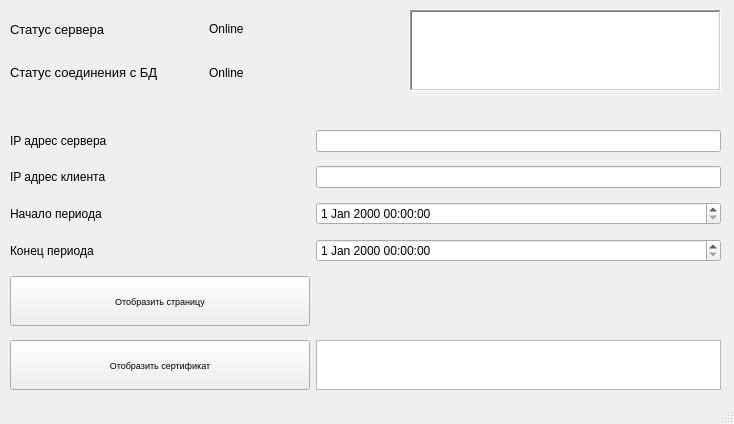
<?xml version="1.0" encoding="UTF-8"?>
<ui version="4.0">
 <class>MainWindow</class>
 <widget class="QMainWindow" name="MainWindow">
  <property name="geometry">
   <rect>
    <x>0</x>
    <y>0</y>
    <width>734</width>
    <height>424</height>
   </rect>
  </property>
  <property name="sizePolicy">
   <sizepolicy hsizetype="Fixed" vsizetype="Fixed">
    <horstretch>0</horstretch>
    <verstretch>0</verstretch>
   </sizepolicy>
  </property>
  <property name="minimumSize">
   <size>
    <width>734</width>
    <height>424</height>
   </size>
  </property>
  <property name="maximumSize">
   <size>
    <width>734</width>
    <height>424</height>
   </size>
  </property>
  <property name="baseSize">
   <size>
    <width>734</width>
    <height>424</height>
   </size>
  </property>
  <property name="windowTitle">
   <string>Пуль управления</string>
  </property>
  <property name="toolButtonStyle">
   <enum>Qt::ToolButtonTextBesideIcon</enum>
  </property>
  <widget class="QWidget" name="centralwidget">
   <widget class="QWidget" name="gridLayoutWidget">
    <property name="geometry">
     <rect>
      <x>10</x>
      <y>122</y>
      <width>711</width>
      <height>281</height>
     </rect>
    </property>
    <layout class="QGridLayout" name="gridLayout">
     <item row="2" column="1">
      <widget class="QDateTimeEdit" name="begin_date"/>
     </item>
     <item row="2" column="0">
      <widget class="QLabel" name="label_5">
       <property name="text">
        <string>Начало периода</string>
       </property>
      </widget>
     </item>
     <item row="3" column="1">
      <widget class="QDateTimeEdit" name="end_date"/>
     </item>
     <item row="4" column="0">
      <widget class="QPushButton" name="browse_html">
       <property name="sizePolicy">
        <sizepolicy hsizetype="Fixed" vsizetype="Fixed">
         <horstretch>0</horstretch>
         <verstretch>0</verstretch>
        </sizepolicy>
       </property>
       <property name="minimumSize">
        <size>
         <width>300</width>
         <height>50</height>
        </size>
       </property>
       <property name="font">
        <font>
         <pointsize>7</pointsize>
        </font>
       </property>
       <property name="text">
        <string>Отобразить страницу</string>
       </property>
      </widget>
     </item>
     <item row="3" column="0">
      <widget class="QLabel" name="label_6">
       <property name="text">
        <string>Конец периода</string>
       </property>
      </widget>
     </item>
     <item row="7" column="1">
      <widget class="QTextBrowser" name="cert_status">
       <property name="maximumSize">
        <size>
         <width>600</width>
         <height>50</height>
        </size>
       </property>
      </widget>
     </item>
     <item row="1" column="0">
      <widget class="QLabel" name="label_3">
       <property name="maximumSize">
        <size>
         <width>300</width>
         <height>50</height>
        </size>
       </property>
       <property name="text">
        <string>IP адрес клиента</string>
       </property>
      </widget>
     </item>
     <item row="7" column="0">
      <widget class="QPushButton" name="browse_cert">
       <property name="minimumSize">
        <size>
         <width>300</width>
         <height>50</height>
        </size>
       </property>
       <property name="font">
        <font>
         <pointsize>7</pointsize>
        </font>
       </property>
       <property name="text">
        <string>Отобразить сертификат</string>
       </property>
      </widget>
     </item>
     <item row="1" column="1">
      <widget class="QLineEdit" name="client_ip"/>
     </item>
     <item row="0" column="0">
      <widget class="QLabel" name="label_8">
       <property name="maximumSize">
        <size>
         <width>300</width>
         <height>20</height>
        </size>
       </property>
       <property name="text">
        <string>IP адрес сервера</string>
       </property>
      </widget>
     </item>
     <item row="0" column="1">
      <widget class="QLineEdit" name="server_ip"/>
     </item>
    </layout>
   </widget>
   <widget class="QWidget" name="gridLayoutWidget_2">
    <property name="geometry">
     <rect>
      <x>10</x>
      <y>10</y>
      <width>391</width>
      <height>81</height>
     </rect>
    </property>
    <layout class="QGridLayout" name="gridLayout_4">
     <item row="0" column="1">
      <widget class="QLabel" name="inter_status">
       <property name="text">
        <string>Online</string>
       </property>
      </widget>
     </item>
     <item row="0" column="0">
      <widget class="QLabel" name="label">
       <property name="font">
        <font>
         <pointsize>10</pointsize>
        </font>
       </property>
       <property name="text">
        <string>Статус сервера</string>
       </property>
      </widget>
     </item>
     <item row="1" column="0">
      <widget class="QLabel" name="label_4">
       <property name="font">
        <font>
         <pointsize>10</pointsize>
        </font>
       </property>
       <property name="text">
        <string>Статус соединения с БД</string>
       </property>
      </widget>
     </item>
     <item row="1" column="1">
      <widget class="QLabel" name="db_status">
       <property name="text">
        <string>Online</string>
       </property>
      </widget>
     </item>
    </layout>
   </widget>
   <widget class="QGraphicsView" name="graphicsView">
    <property name="geometry">
     <rect>
      <x>410</x>
      <y>10</y>
      <width>311</width>
      <height>81</height>
     </rect>
    </property>
    <property name="frameShape">
     <enum>QFrame::WinPanel</enum>
    </property>
   </widget>
  </widget>
  <widget class="QStatusBar" name="statusbar"/>
 </widget>
 <resources/>
 <connections/>
</ui>
